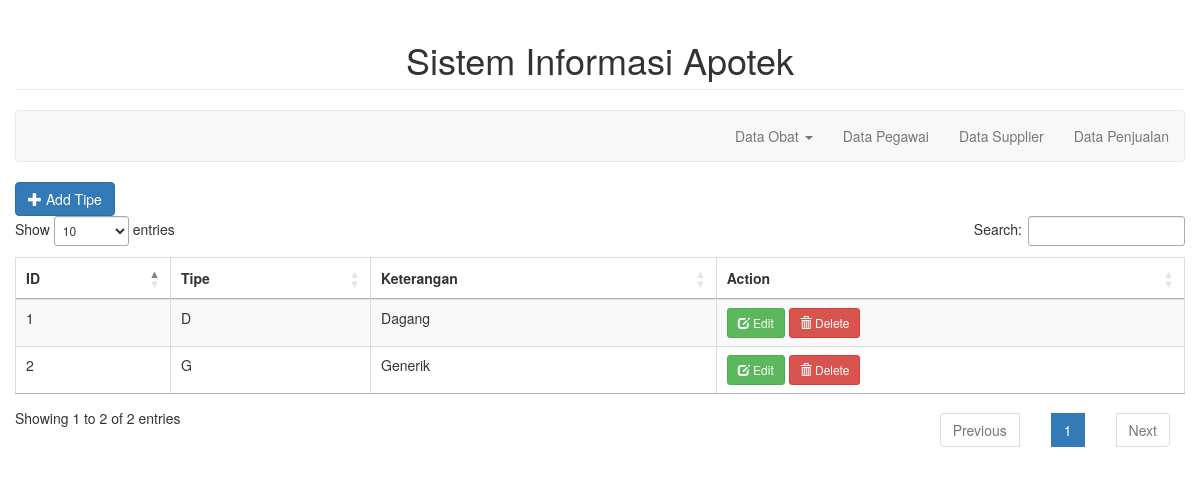
/index_tipe.php, run on the app's committed database.
### tables this page shows
CREATE TABLE `tipe` (
  `id` int(4) NOT NULL,
  `tipe` char(1) NOT NULL,
  `keterangan` varchar(20) NOT NULL
);

### index_tipe.php (the view, shortened to what this page needs)
<!DOCTYPE html>
<html>
<head>
	<link rel="stylesheet" type="text/css" href="bootstrap/css/bootstrap.min.css">
	<link rel="stylesheet" type="text/css" href="datatable/dataTable.bootstrap.min.css">
	<link rel="stylesheet" type="text/css" href="https://cdn.datatables.net/1.10.19/css/jquery.dataTables.min.css">
	<link rel="stylesheet" type="text/css" href="css/custom.css">
</head>
<body>
<div class="container-fluid">
	<h1 class="page-header text-center">Sistem Informasi Apotek</h1>
			<nav class="navbar navbar-default">
		<div class="container-fluid">
			<ul class="nav navbar-nav navbar-right">
				<li class="dropdown"><a class="dropdown-toggle" data-toggle="dropdown"> Data Obat <span class="caret"></span></a>
				</li>
				<li><a href="index_pegawai.php">Data Pegawai</a></li>
				<li><a href="index_supplier.php">Data Supplier</a></li>
				<li><a href="index_penjualan.php">Data Penjualan</a> </li>
			</ul>
		</div>
	</nav>
			<div class="container-fluid">
			<div class="row">
				<a href="#addnew" data-toggle="modal" class="btn btn-primary"><span class="glyphicon glyphicon-plus"></span> Add Tipe</a>
			</div>
		</div>
			<div class="container-fluid">
			<div class="row">
				<table id="myTable" class="table table-bordered table-striped">
					<thead>
						<th>ID</th>
						<th>Tipe</th>
						<th>Keterangan</th>
						<th>Action</th>
					</thead>
					<tbody>
						<?php
							include_once('connection.php');
							$sql = "SELECT * FROM tipe";
							 $query = mysqli_query($conn, $sql);
							while($row = mysqli_fetch_assoc($query)){
							 	echo
								"<tr>
							 		<td>".$row['id']."</td>
							 		<td>".$row['tipe']."</td>
							 		<td>".$row['keterangan']."</td>
							 		<td>
							 			<a href='#edit_".$row['id']."' class='btn btn-success btn-sm' data-toggle='modal'><span class='glyphicon glyphicon-edit'></span> Edit</a>
									<a href='#delete_".$row['id']."' class='btn btn-danger btn-sm' data-toggle='modal'><span class='glyphicon glyphicon-trash'></span> Delete</a>
									</td>
							 	</tr>";
							}
						?>
					</tbody>
				</table>
			</div>
		</div>
	</div>
</body>
</html>

### data on the page
tipe: id "1", tipe "D", keterangan "Dagang"
tipe: id "2", tipe "G", keterangan "Generik"
